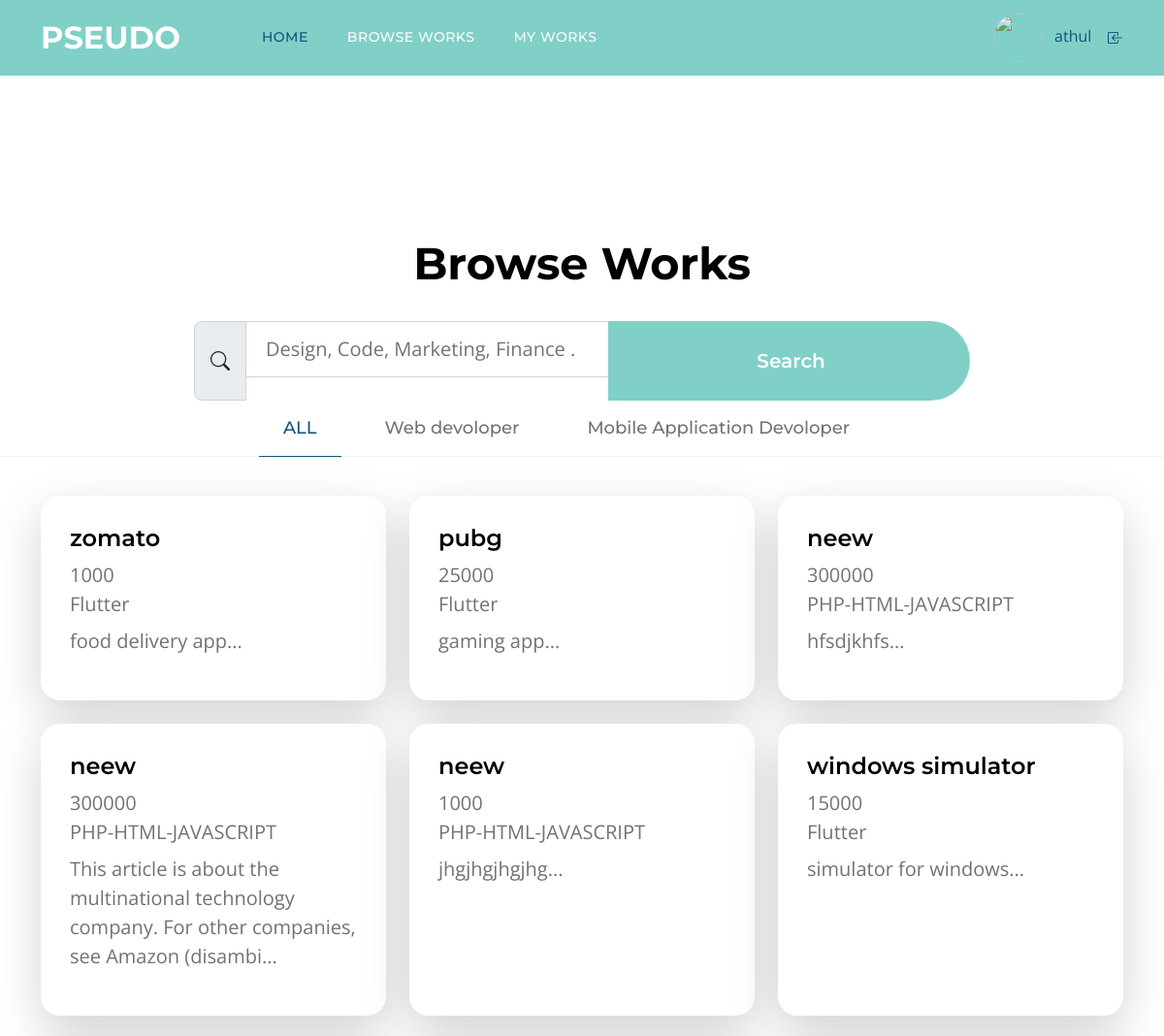
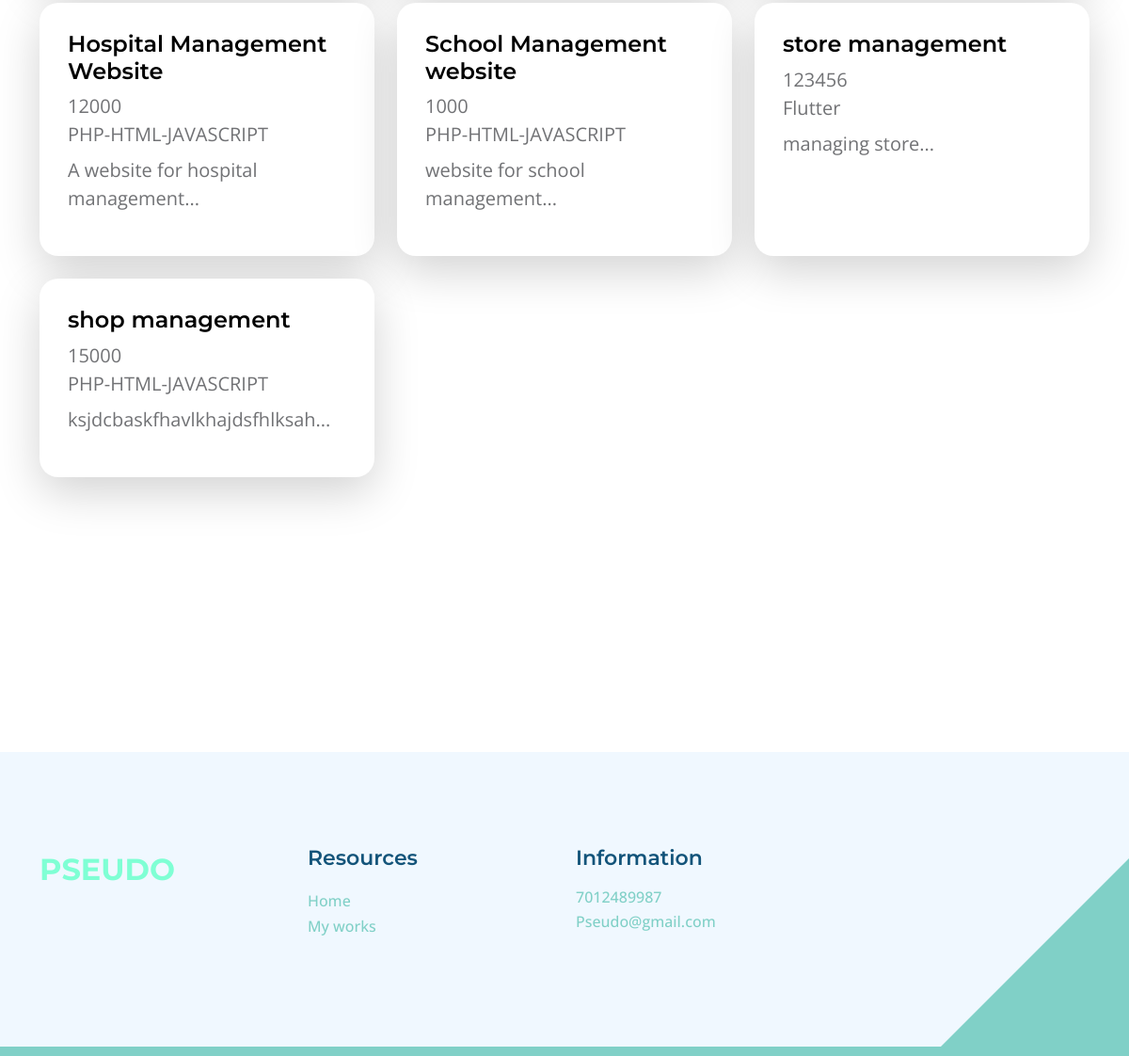
Screenshot of /Freelan/Viewworks.php (signed in) with the database file from the repository (2 pictures, top to bottom).
### tables this page shows
CREATE TABLE `tbl_category` (
  `category_id` int(11) NOT NULL,
  `category_name` varchar(50) NOT NULL
);

CREATE TABLE `tbl_work` (
  `work_id` int(11) NOT NULL,
  `work_name` varchar(100) NOT NULL,
  `work_price` varchar(50) NOT NULL,
  `work_details` varchar(1000) NOT NULL,
  `work_doc` varchar(50) NOT NULL,
  `client_id` int(11) NOT NULL,
  `subcat_id` int(11) NOT NULL,
  `work_final` varchar(100) NOT NULL
);

CREATE TABLE `tbl_subcat` (
  `subcat_id` int(11) NOT NULL,
  `subcat_name` varchar(50) NOT NULL,
  `category_id` int(11) NOT NULL
);

### Freelan/Viewworks.php (the view, shortened to what this page needs)
<?php
include('Header.php');
?>
<!DOCTYPE html PUBLIC "-//W3C//DTD XHTML 1.0 Transitional//EN" "http://www.w3.org/TR/xhtml1/DTD/xhtml1-transitional.dtd">
<html xmlns="http://www.w3.org/1999/xhtml">
<head>
  <link href="../Asset/Templates/Main/css/bootstrap.min.css" rel="stylesheet">
  <link href="../Asset/Templates/Main/css/bootstrap-icons.css" rel="stylesheet">
  <link href="../Asset/Templates/Main/css/templatemo-topic-listing.css" rel="stylesheet">
</head>
<body>
  <section class="explore-section section-padding" id="section_2">
    <div class="container">
      <div class="col-12 text-center">
        <h2 class="mb-4">Browse Works</h1>
      </div>
    </div>
    <div class="col-lg-8 col-12 mx-auto">
      <form method="get" class="custom-form mt-4 pt-2 mb-lg-0 mb-5" role="search">
        <div class="input-group input-group-lg">
          <span class="input-group-text bi-search" id="basic-addon1"></span>
          <input name="keyword" type="search" class="form-control" id="keyword" placeholder="Design, Code, Marketing, Finance ..." aria-label="Search">
          <button type="submit" class="form-control">Search</button>
        </div>
      </form>
    </div>
    <div class="container-fluid">
      <div class="row">
        <ul class="nav nav-tabs" id="myTab" role="tablist">
          <li class="nav-item" role="presentation">
            <button class="nav-link active" id="tab-all" data-bs-toggle="tab" data-bs-target="#tab-pane-all" type="button" role="tab" aria-controls="tab-pane-all" aria-selected="true">ALL</button>
          </li>
          <?php
          $selqry = "SELECT * FROM tbl_category";
          $category = $con->query($selqry);
          while ($data = $category->fetch_assoc()) {
          ?>
            <li class="nav-item" role="presentation">
              <button class="nav-link" id="tab-<?php echo $data['category_id'] ?>" data-bs-toggle="tab" data-bs-target="#tab-pane-<?php echo $data['category_id'] ?>" type="button" role="tab" aria-controls="tab-pane-<?php echo $data['category_id'] ?>" aria-selected="false"><?php echo $data['category_name'] ?></button>
            </li>
          <?php
          }
          ?>
        </ul>
      </div>
    </div>
    <div class="container">
      <div class="row">
        <div class="col-12">
          <div class="tab-content" id="myTabContent">
            <div class="tab-pane fade show active" id="tab-pane-all" role="tabpanel" aria-labelledby="tab-all" tabindex="0">
              <div class="row mb-4">
                <?php
                $selAll = "SELECT * FROM tbl_work w INNER JOIN tbl_subcat s ON w.subcat_id=s.subcat_id";
                $allWorks = $con->query($selAll);
                while ($data = $allWorks->fetch_assoc()) {
                ?>
                  <div class="col-lg-4 col-md-6 col-12 mb-4">
                    <div class="custom-block bg-white shadow-lg">
                      <a href="Work_Details.php?wid=<?php echo $data['work_id']; ?>">
                        <div class="d-flex">
                          <div>
                            <h5 class="mb-2"><?php echo $data['work_name'] ?></h5>
                            <p class="mb-0"><?php echo $data['work_price'] ?></p>
                            <p class="mb-0"><?php echo $data['subcat_name'] ?></p>
                          </div>
                        </div>
                        <p class="mt-2"><?php echo substr($data['work_details'], 0, 100); ?>...</p>
                      </a>
                    </div>
                  </div>
                <?php
                }
                ?>
              </div>
            </div>
          </div>
        </div>
      </div>
    </div>
  </section>
</body>
<?php include('Footer.php'); ?>
</html>

### Asset/Templates/Main/css/templatemo-topic-listing.css (style rules this page uses)
:root { --white-color: #ffffff; --primary-color: #13547a; --secondary-color: #80d0c7; --section-bg-color: #f0f8ff; --custom-btn-bg-color: #80d0c7; --custom-btn-bg-hover-color: #13547a; --dark-color: #000000; --p-color: #717275; --border-color: #7fffd4; --link-hover-color: #13547a; --body-font-family: 'Open Sans', sans-serif; --title-font-family: 'Montserrat', sans-serif; --h1-font-size: 58px; --h2-font-size: 46px; --h3-font-size: 32px; --h4-font-size: 28px; --h5-font-size: 24px; --h6-font-size: 22px; --p-font-size: 20px; --menu-font-size: 14px; --btn-font-size: 18px; --copyright-font-size: 16px; --border-radius-large: 100px; --border-radius-medium: 20px; --border-radius-small: 10px; --font-weight-normal: 400; --font-weight-medium: 500; --font-weight-semibold: 600; --font-weight-bold: 700; }
body { background-color: var(--white-color); font-family: var(--body-font-family); }
h2, h3, h4, h5, h6 { color: var(--dark-color); }
h1, h2, h3, h4, h5, h6 { font-family: var(--title-font-family); font-weight: var(--font-weight-semibold); }
h2 { font-size: var(--h2-font-size); font-weight: var(--font-weight-bold); }
h5 { font-size: var(--h5-font-size); }
p { color: var(--p-color); font-size: var(--p-font-size); font-weight: var(--font-weight-normal); }
ul li { color: var(--p-color); font-size: var(--p-font-size); font-weight: var(--font-weight-normal); }
a, button { touch-action: manipulation; transition: all 0.3s; }
a { display: inline-block; color: var(--primary-color); text-decoration: none; }
.section-padding { padding-top: 100px; padding-bottom: 100px; }
.tab-content { background-color: var(--white-color); border-radius: var(--border-radius-medium); }
.nav-tabs { border-bottom: 1px solid #ecf3f2; margin-bottom: 40px; justify-content: center; }
.nav-tabs .nav-link { border-radius: 0; border-top: 0; border-right: 0; border-left: 0; color: var(--p-color); font-family: var(--title-font-family); font-size: var(--btn-font-size); font-weight: var(--font-weight-medium); padding: 15px 25px; transition: all 0.3s; }
.nav-tabs .nav-link:first-child { margin-right: 20px; }
.nav-tabs .nav-item.show .nav-link, .nav-tabs .nav-link.active, .nav-tabs .nav-link:focus, .nav-tabs .nav-link:hover { border-bottom-color: var(--primary-color); color: var(--primary-color); }
.custom-block { border-radius: var(--border-radius-medium); position: relative; overflow: hidden; padding: 30px; transition: all 0.3s ease; height: 100%; }
.custom-block > a { width: 100%; }
.custom-form .form-control { border-radius: var(--border-radius-large); color: var(--p-color); margin-bottom: 24px; padding-top: 13px; padding-bottom: 13px; padding-left: 20px; outline: none; }
.custom-form button[type="submit"] { background: var(--custom-btn-bg-color); border: none; border-radius: var(--border-radius-large); color: var(--white-color); font-family: var(--title-font-family); font-size: var(--p-font-size); font-weight: var(--font-weight-semibold); transition: all 0.3s; margin-bottom: 0; }

### rows the page displays
tbl_category: category_name "Web devoloper"
tbl_category: category_name "Mobile Application Devoloper"
tbl_work: work_name "zomato", work_price "1000", subcat.subcat_name "Flutter", work_details "food delivery app"
tbl_work: work_name "pubg", work_price "25000", subcat.subcat_name "Flutter", work_details "gaming app"
tbl_work: work_name "neew", work_price "300000", subcat.subcat_name "PHP-HTML-JAVASCRIPT", work_details "hfsdjkhfs"
tbl_work: work_name "neew", work_price "300000", subcat.subcat_name "PHP-HTML-JAVASCRIPT", work_details "This article is about the multinational technology company. For other companies, see Amazon (disambi"
tbl_work: work_name "neew", work_price "1000", subcat.subcat_name "PHP-HTML-JAVASCRIPT", work_details "jhgjhgjhgjhg"
tbl_work: work_name "windows simulator", work_price "15000", subcat.subcat_name "Flutter", work_details "simulator for windows"
tbl_work: work_name "Hospital Management Website", work_price "12000", subcat.subcat_name "PHP-HTML-JAVASCRIPT", work_details "A website for hospital management"
tbl_work: work_name "School Management website", work_price "1000", subcat.subcat_name "PHP-HTML-JAVASCRIPT", work_details "website for school management"
tbl_work: work_name "store management", work_price "123456", subcat.subcat_name "Flutter", work_details "managing store"
tbl_work: work_name "shop management", work_price "15000", subcat.subcat_name "PHP-HTML-JAVASCRIPT", work_details "ksjdcbaskfhavlkhajdsfhlksah"

### other values shown
$_SESSION['FName'] "athul"
